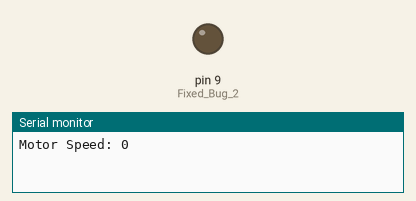
This sketch was run on a simulated Arduino Uno, built with avr-gcc and run on an emulated ATmega328P. Shown: output pins drawn as LEDs (lit = HIGH), the last lines printed to the serial monitor.

Above: at 0.05 s.
At 2.0 s:
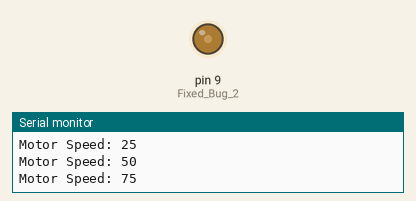
At 4.0 s:
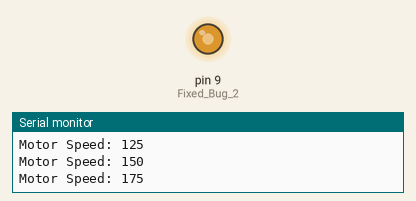
At 10.5 s:
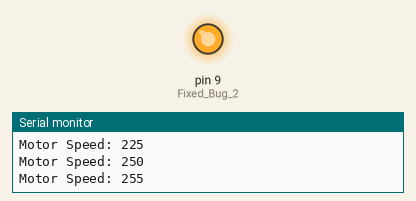
Timing chart, 0 to 13.7 s (numbered marks = the images above):
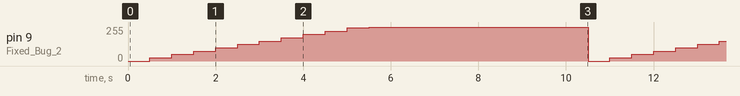

Measured:
- by itself, pin 9 (Fixed_Bug_2): repeats every 10.5 s: 50/255 0.50 s, 75/255 0.50 s, 100/255 0.50 s, 125/255 0.50 s, 150/255 0.50 s, 175/255 0.50 s, 200/255 0.50 s, 225/255 0.50 s, 250/255 0.50 s, 255/255 5.0 s, 0/255 0.50 s, 25/255 0.50 s

The sketch:

Practical_Test_Correct_Solution.ino
```cpp
/*
  PRACTICAL TEST - Motor Speed Control Simulation (CORRECT SOLUTION)
*/

void setup() {
  Serial.begin(9600);      // Fixed Bug 1: Added Serial.begin
  pinMode(9, OUTPUT);      // Fixed Bug 2: Changed INPUT to OUTPUT
}

void loop() {
  int motorSpeed = 0;

  for (int i = 0; i <= 10; i++) {
    int pwmValue = i * 25;

    Serial.print("Motor Speed: ");
    Serial.println(pwmValue);  // Fixed Bug 3: Added semicolon and used correct variable

    analogWrite(9, pwmValue);
    delay(500);
  }

  // Fixed Bug 4 & 5: Changed 300 to 255 (correct PWM max)
  analogWrite(9, 255);
  Serial.print("Motor Speed: ");
  Serial.println(255);

  delay(5000);
}
```
